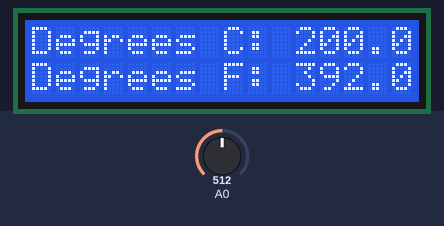
Simulated run of this sketch. Board: Arduino Uno, built with avr-gcc and run on an emulated ATmega328P. On the bench: 16×2 character LCD. The test bench sets the inputs (shaded band); at power-on: A0 = 512.

Above: at 1.2 s.
1.3 s: A0 set to 716
At 2.5 s:
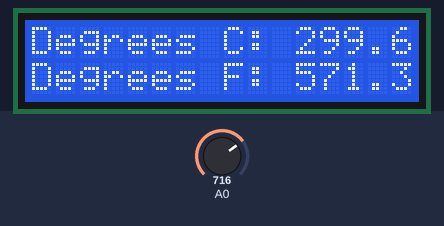
3.5 s: A0 set to 900
At 4.6 s:
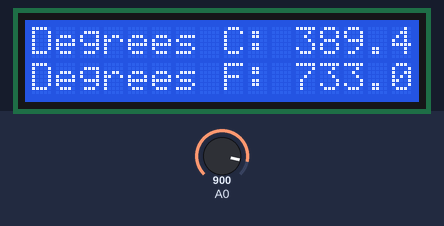
5.6 s: A0 set to 1023
At 6.7 s:
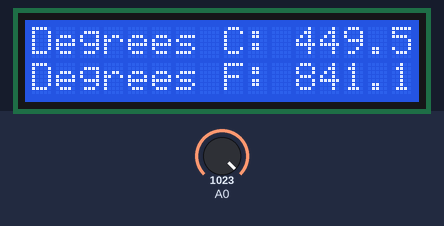
Timing chart, 0 to 8.6 s (numbered marks = the images above; inputs shaded):
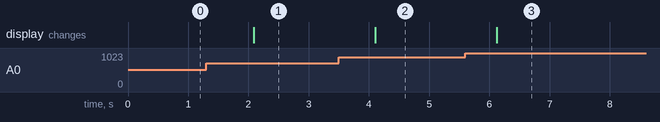

The sketch:

temp_senosr.ino
```cpp
#include <LiquidCrystal.h>
LiquidCrystal lcd(13, 12, 11, 10, 9, 8);

float voltage = 0;
float degreesC = 0;
float degreesF = 0;

void setup() {
  // put your setup code here, to run once:
  lcd.begin(16,2);
  lcd.clear();

}

void loop() {
  // put your main code here, to run repeatedly:
  voltage = analogRead(A0) * 0.004882813;
  degreesC = (voltage - 0.5) * 100.0;
  degreesF = degreesC * (9.0/5.0) + 32.0;

  lcd.clear();

  lcd.setCursor(0,0);
  lcd.print("Degrees C: ");
  lcd.print(degreesC);

  lcd.setCursor(0,1);
  lcd.print("Degrees F: ");
  lcd.print(degreesF);

  delay(1000);
}
```

Measured:
- after the input at 1.3 s, the display: changes after 0.79 s (image 1)
- after the input at 3.5 s, the display: changes after 0.60 s (image 2)
- after the input at 5.6 s, the display: changes after 0.52 s (image 3)
